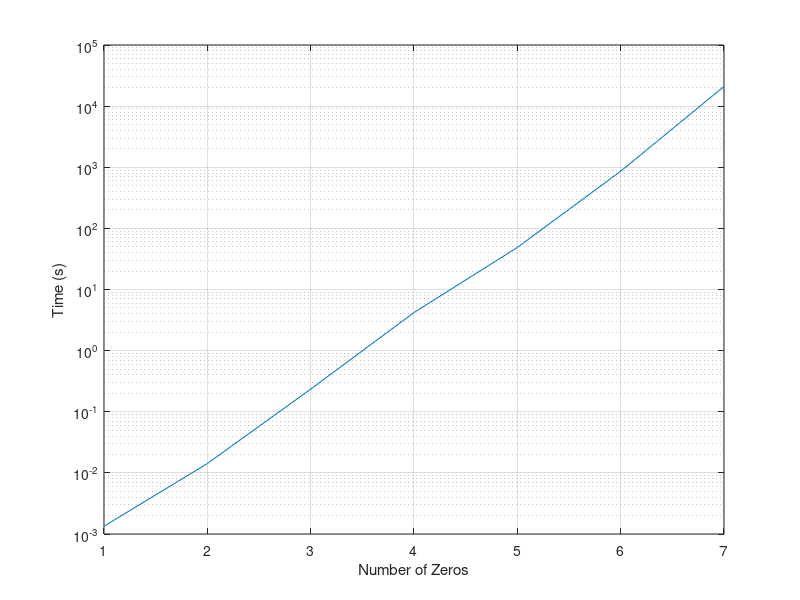

This figure's MATLAB source:

x = [1:7];


y = [0.00134 0.01421 0.23439 4.19905 48.7342 860.574 20979.2];



plot(x,y)
set(gca, 'YScale', 'log')
grid on, xlabel('Number of Zeros'), ylabel('Time (s)');